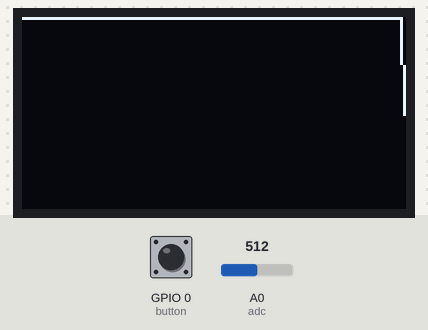
A program run on a simulated ESP8266 board running MicroPython. Shown: 128×64 one-colour display. The test bench sets the inputs (shaded band); at power-on: GPIO 0 (button) HIGH, A0 (adc) = 512 (analog values on the 0–1023 scale). What the program prints to the serial console is not drawn. At 3.4 s the program stops and its outputs stay as they are.

Above: at 0.06 s.
At 1.29 s:
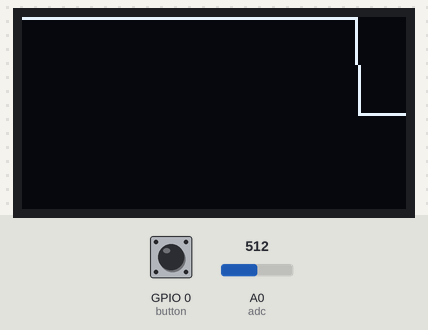
1.3 s: GPIO 0 (button) pulled LOW for 0.15 s
At 2.2 s:
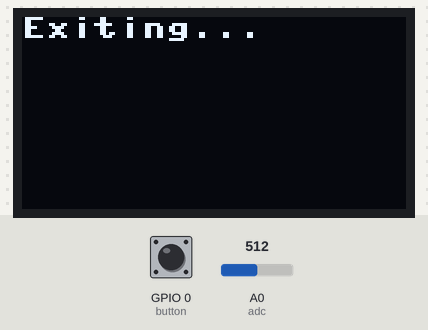
Timing chart, 0 to 4.3 s (numbered marks = the images above; inputs shaded):
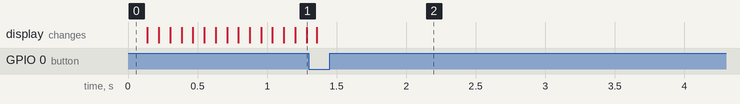

Measured:
- after the input at 1.3 s, the display: changes after 0.06 s (image 2)

The program:

Oscilloscope.py
```python
from machine import Pin, ADC, I2C
import ssd1306
import time

# Initialize I2C for OLED
i2c = I2C(scl=Pin(5), sda=Pin(4))  # D1=GPIO5 (SCL), D2=GPIO4 (SDA)
oled = ssd1306.SSD1306_I2C(128, 64, i2c)

# Initialize ADC on A0
adc = ADC(0)  # NodeMCU has one ADC (A0)

# Graph variables
graph_width = 128
graph_height = 64
data_points = [0] * graph_width  # Store ADC readings for the graph

# Button setup (Pin 0)
button = Pin(0, Pin.IN, Pin.PULL_UP)

# Function to normalize ADC value to OLED height
def normalize_adc(value, max_adc=1023, height=graph_height):
    return height - int((value / max_adc) * height)

# Function to update the graph with new ADC data
def update_graph(new_value):
    global data_points

    # Shift the graph to the left
    for i in range(graph_width - 1):
        data_points[i] = data_points[i + 1]

    # Add the new value to the end
    data_points[-1] = new_value

# Function to draw the graph on OLED
def draw_graph():
    oled.fill(0)  # Clear the display

    # Draw the graph line
    for x in range(1, graph_width):
        oled.line(x - 1, data_points[x - 1], x, data_points[x], 1)

    # Update the display
    oled.show()

# Main loop
def main():
    try:
        while True:
            if button.value() == 0:  # Button pressed (active low)
                print("Button pressed, exiting.")
                oled.fill(0)
                oled.text("Exiting...", 0, 0)
                oled.show()
                time.sleep(2)
                break

            # Read ADC value
            adc_value = adc.read()

            # Normalize the ADC value for graphing
            normalized_value = normalize_adc(adc_value)

            # Update the graph data
            update_graph(normalized_value)

            # Draw the graph on the OLED
            draw_graph()

            # Small delay for stability
            time.sleep(0.05)
    except:
        print("Program stopped.")

main()
```
